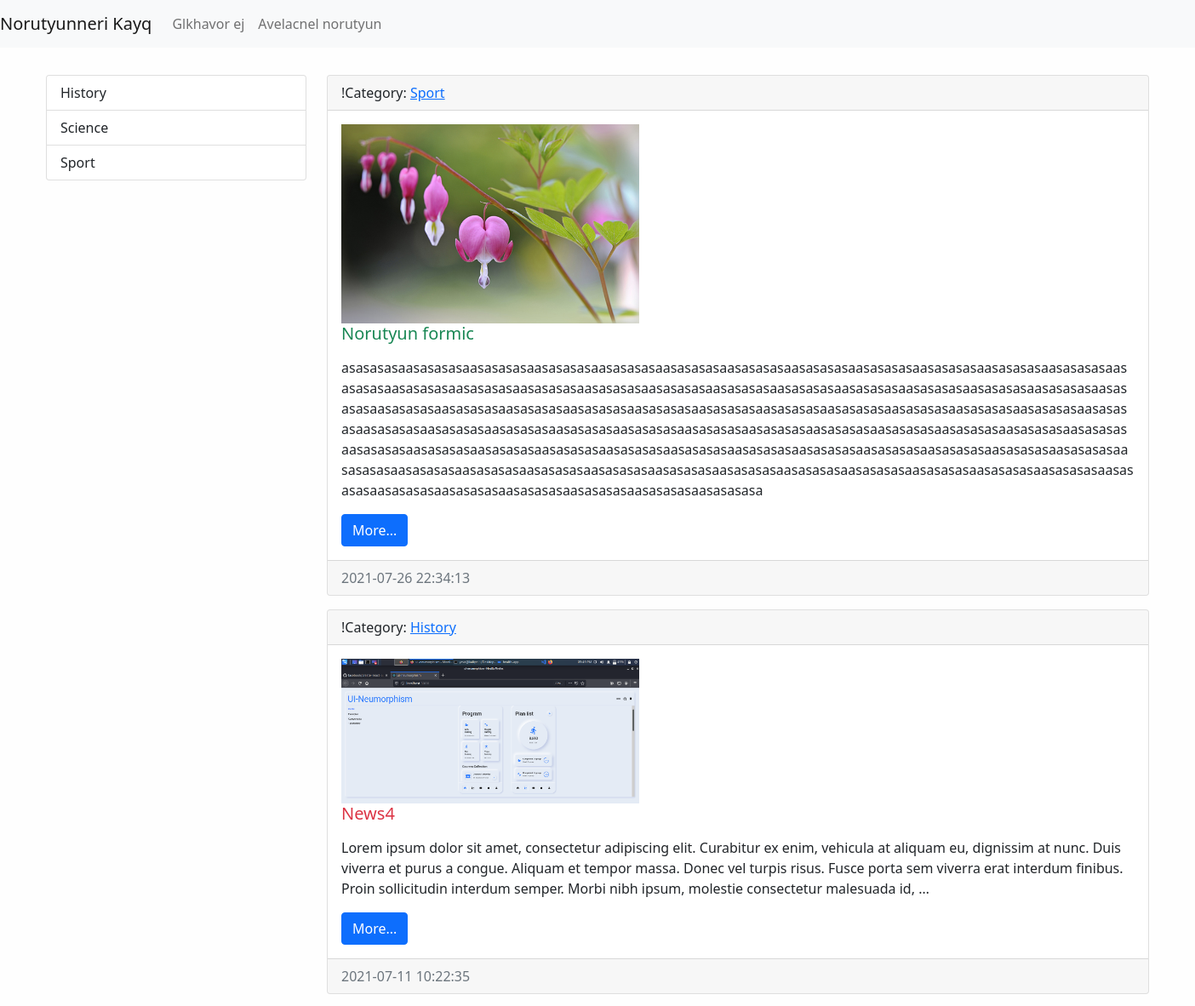
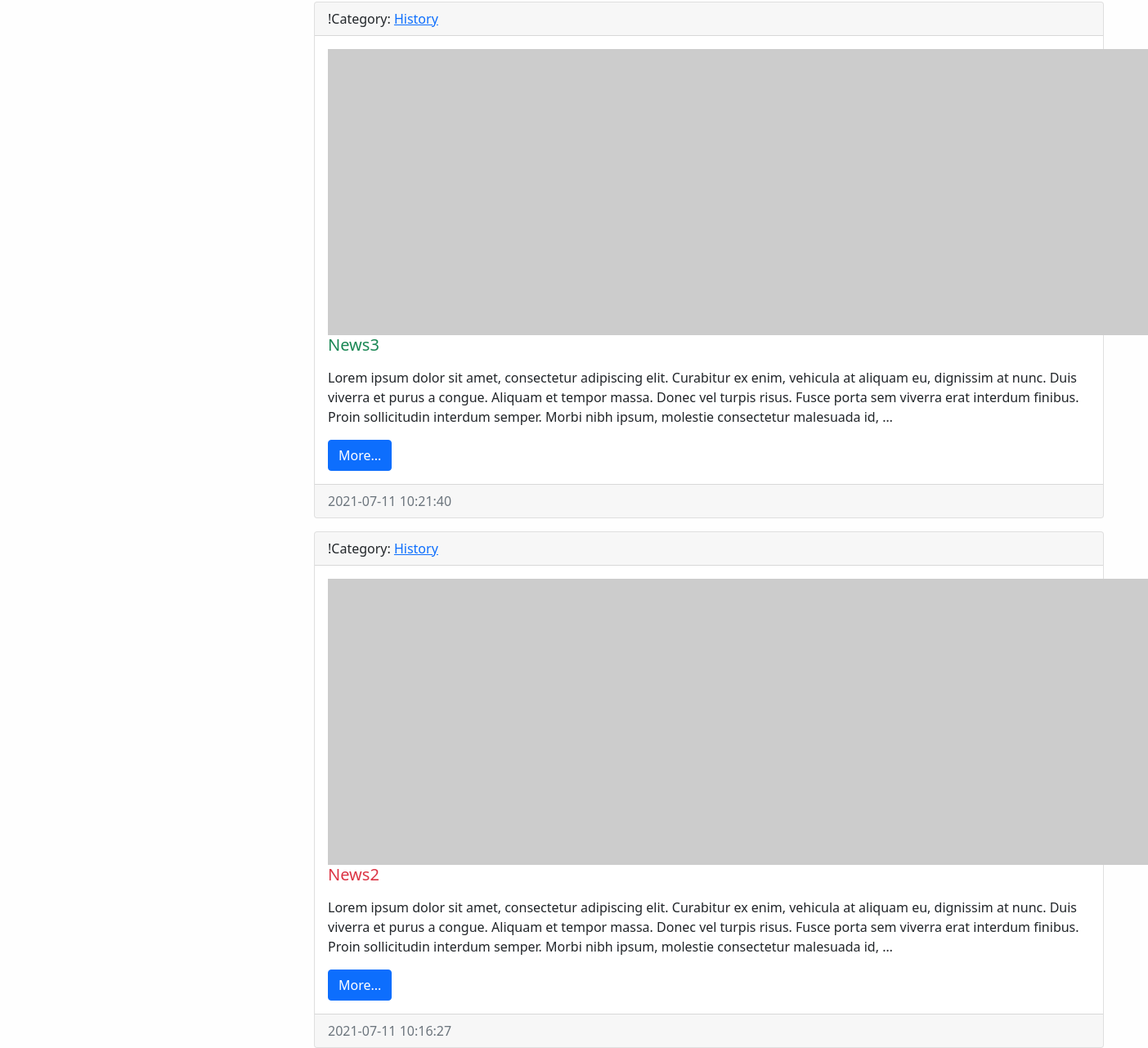
The page / on the database its author committed (2 pictures, top to bottom).
### news/models.py (models this page shows, shortened)
class Category(models.Model):
    title = models.CharField(max_length=150, db_index=True, verbose_name='CATEGORYI ANUN')
    def get_absolute_url(self):
        return reverse('category', kwargs={"category_id": self.pk})
    def __str__(self):
        return self.title
    class Meta:
        verbose_name = "Category"
        verbose_name_plural = "Categoryner"
        ordering = ['title']

class News(models.Model):
    title = models.CharField(max_length=150, verbose_name="ANUN")
    content = models.TextField(blank=True)
    created_at = models.DateTimeField(auto_now_add=True, verbose_name='STEGHTSVEL E')
    updated_at = models.DateTimeField(auto_now=True, verbose_name='POPOKHVEL E')
    photo = models.ImageField(upload_to='photos/%Y/%m/%d/', blank=True)
    is_published = models.BooleanField(default=True, verbose_name='HRATARAKVEL E')
    category = models.ForeignKey('Category', on_delete=models.PROTECT)
    def get_absolute_url(self):
        return reverse('view_news', kwargs={"news_id": self.pk})
    class Meta:
        verbose_name = "Norutyun"  # entavernagira tsarayum(or` add news-y darav add Norutyun...)
        verbose_name_plural = "Norutyunner"  # sa el hognakii depqum(inchin -s er avelacnum` sa kdarna)
        ordering = ['-created_at']  # ev adminki ev modeli sort. hertakanutyuny kpokhvi

### news/views.py (the view)
# urls.py: path('', HomeNews.as_view(), name='home'),
class HomeNews(ListView):
    model = News
    template_name = 'news/home_news_list.html'
    context_object_name = 'news'
    def get_context_data(self, *, object_list=None, **kwargs):
        context = super().get_context_data(**kwargs)
        context['title'] = 'GLKHAVOR'
        return context
    def get_queryset(self):
        return News.objects.filter(is_published=True)

### news/templatetags/news_tags.py (called while the page is built)
@register.inclusion_tag('news/list-categories.html')
def show_categories(arg1="hello", arg2="world"):
    categories = Category.objects.all()
    return {"categories": categories, "arg1": arg1,  "arg2": arg2}

### news/templates/news/home_news_list.html (shortened to what this page needs)
{% extends 'base.html' %}
{% block sidebar %}
    {% include 'inc/_sidebar.html' %}
{% endblock %}
{% block content %}
{% for item in news %}
<div class="card mt-3">
    <div class="card-header">
        !Category: <a href="{{ item.category.get_absolute_url }}"> {{ item.category }} </a>
    </div>
    <div class="card-body">
        <div class="media">
            {% if item.photo %}
            <img alt="" class="mr-3" src="{{ item.photo.url }}" width="350">
            {% else %}
            <img alt="" class="mr-3" src="https://picsum.photos/id/1050/350/235">
            {% endif %}
            <div class="media-body">
                <h5 class="card-title {% cycle  'text-success' 'text-danger'%} ">{{ item.title }}</h5>
                <p class="card-text">{{ item.content|linebreaks|truncatewords:50 }}</p>
                <a class="btn btn-primary" href="{{ item.get_absolute_url }}">More...</a>
            </div>
        </div>
    </div>
    <div class="card-footer text-muted">
        {{ item.created_at|date:'Y-m-d H:i:s' }}
    </div>
</div>
{% empty %}
<p> Oops... There is no data... </p>
{% lorem 3 p %}
{% endfor %}
{% endblock %}

### news/templates/news/list-categories.html (shortened to what this page needs)
<div class="list-group">
    {% for item in categories %}
    <a class="list-group-item list-group-item-action" href="{{ item.get_absolute_url }}">
        {{ item.title }}</a>
    {% endfor %}
</div>

### mysite/static/css/style.css (style rules this page uses)
body { background-color: #fefefe; }

### rows shown on the page
Category: title "History"
Category: title "Science"
Category: title "Sport"
News: category "Sport", photo (picture), title "Norutyun formic", content "asasasasaasasasasaasasasasaasasasasaasasasasaasasasasaasasasasaasasasasaasasasasaasasasasaasasasasaasasasasaasasasasaasasasasaasasasasaasasasasaasasasasaasasasasaasasasasaasasasasaasasasasaasasasasaasasasasaasasasasaasasasasaasasasasaasasasasaasasasasaasasasasaasasasasaasasasasaasasasasaasasasasaasasasasaasasasasaasasasasaasasasasaasasasasaasasasasaasasasasaasasasasaasasasasaasasasasaasasasasaasasasasaasasasasaasasasasaasasasasaasasasasaasasasasaasasasasaasasasasaasasasasaasasasasaasasasasaasasasasaasasasasaasasasasaasasasasaasasasasaasasasasaasasasasaasasasasaasasasasaasasasasaasasasasaasasasasaasasasasaasasasasaasasasasaasasasasaasasasasaasasasasaasasasasaasasasasaasasasasaasasasasaasasasa…", created_at "2021-07-26 22:34:13"
News: category "History", photo (picture), title "News4", content "Lorem ipsum dolor sit amet, consectetur adipiscing elit. Curabitur ex enim, vehicula at aliquam eu, dignissim at nunc. Duis viverra et purus a congue. Aliquam et tempor massa. Donec vel turpis risus. Fusce porta sem viverra erat interdum finibus. Proin sollicitudin interdum semper. Morbi nibh ipsum, molestie consectetur malesuada id, …", created_at "2021-07-11 10:22:35"
News: category "History", title "News3", content "Lorem ipsum dolor sit amet, consectetur adipiscing elit. Curabitur ex enim, vehicula at aliquam eu, dignissim at nunc. Duis viverra et purus a congue. Aliquam et tempor massa. Donec vel turpis risus. Fusce porta sem viverra erat interdum finibus. Proin sollicitudin interdum semper. Morbi nibh ipsum, molestie consectetur malesuada id, …", created_at "2021-07-11 10:21:40"
News: category "History", title "News2", content "Lorem ipsum dolor sit amet, consectetur adipiscing elit. Curabitur ex enim, vehicula at aliquam eu, dignissim at nunc. Duis viverra et purus a congue. Aliquam et tempor massa. Donec vel turpis risus. Fusce porta sem viverra erat interdum finibus. Proin sollicitudin interdum semper. Morbi nibh ipsum, molestie consectetur malesuada id, …", created_at "2021-07-11 10:16:27"
